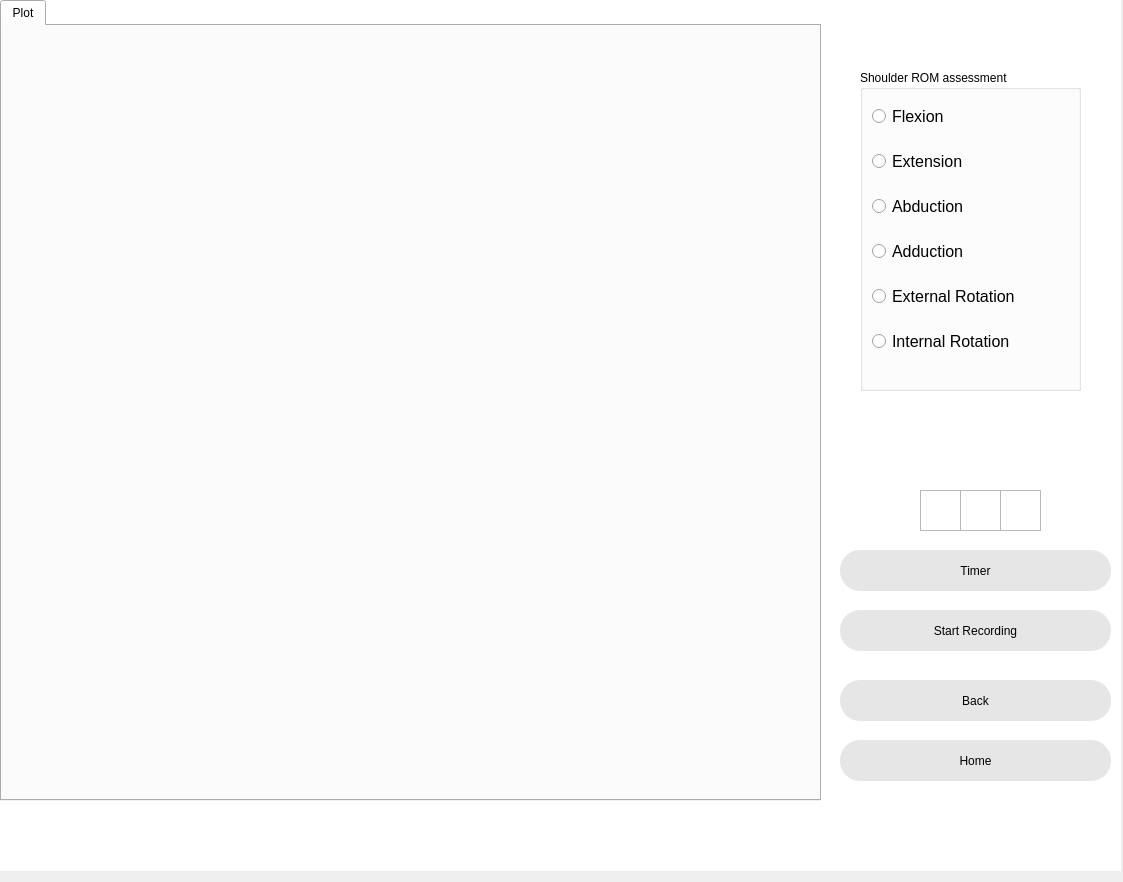
<?xml version="1.0" encoding="UTF-8"?>
<ui version="4.0">
 <class>Dialog</class>
 <widget class="QDialog" name="Dialog">
  <property name="geometry">
   <rect>
    <x>0</x>
    <y>0</y>
    <width>1123</width>
    <height>882</height>
   </rect>
  </property>
  <property name="windowTitle">
   <string>Dialog</string>
  </property>
  <widget class="QWidget" name="widget" native="true">
   <property name="geometry">
    <rect>
     <x>0</x>
     <y>0</y>
     <width>1121</width>
     <height>871</height>
    </rect>
   </property>
   <property name="autoFillBackground">
    <bool>false</bool>
   </property>
   <property name="styleSheet">
    <string notr="true">QWidget#widget{
background-color: qlineargradient(spread:pad, x1:0, y1:0, x2:1, y2:1, stop:0 rgba(255, 255, 255, 255), stop:1 rgba(255, 255, 255, 255));}</string>
   </property>
   <widget class="QPushButton" name="startrecording">
    <property name="geometry">
     <rect>
      <x>840</x>
      <y>610</y>
      <width>271</width>
      <height>41</height>
     </rect>
    </property>
    <property name="styleSheet">
     <string notr="true">border-radius:20px;
font: 16pt &quot;MS Shell Dlg 2&quot;;
font: 14pt &quot;MS Shell Dlg 2&quot;;
background-color: rgb(230, 230, 230);</string>
    </property>
    <property name="text">
     <string>Start Recording</string>
    </property>
   </widget>
   <widget class="QLabel" name="label_3">
    <property name="geometry">
     <rect>
      <x>430</x>
      <y>230</y>
      <width>281</width>
      <height>231</height>
     </rect>
    </property>
    <property name="styleSheet">
     <string notr="true"/>
    </property>
    <property name="text">
     <string/>
    </property>
    <property name="pixmap">
     <pixmap>cmc-logo1.jpg</pixmap>
    </property>
    <property name="scaledContents">
     <bool>true</bool>
    </property>
   </widget>
   <widget class="QTabWidget" name="plot">
    <property name="geometry">
     <rect>
      <x>0</x>
      <y>0</y>
      <width>821</width>
      <height>801</height>
     </rect>
    </property>
    <property name="currentIndex">
     <number>0</number>
    </property>
    <widget class="QWidget" name="tab">
     <attribute name="title">
      <string>Plot</string>
     </attribute>
    </widget>
   </widget>
   <widget class="QPushButton" name="timer">
    <property name="geometry">
     <rect>
      <x>840</x>
      <y>550</y>
      <width>271</width>
      <height>41</height>
     </rect>
    </property>
    <property name="styleSheet">
     <string notr="true">border-radius:20px;
font: 16pt &quot;MS Shell Dlg 2&quot;;
font: 14pt &quot;MS Shell Dlg 2&quot;;
background-color: rgb(230, 230, 230);</string>
    </property>
    <property name="text">
     <string>Timer</string>
    </property>
   </widget>
   <widget class="QTextEdit" name="hour">
    <property name="geometry">
     <rect>
      <x>920</x>
      <y>490</y>
      <width>41</width>
      <height>41</height>
     </rect>
    </property>
    <property name="html">
     <string>&lt;!DOCTYPE HTML PUBLIC &quot;-//W3C//DTD HTML 4.0//EN&quot; &quot;http://www.w3.org/TR/REC-html40/strict.dtd&quot;&gt;
&lt;html&gt;&lt;head&gt;&lt;meta name=&quot;qrichtext&quot; content=&quot;1&quot; /&gt;&lt;style type=&quot;text/css&quot;&gt;
p, li { white-space: pre-wrap; }
&lt;/style&gt;&lt;/head&gt;&lt;body style=&quot; font-family:'MS Shell Dlg 2'; font-size:8.25pt; font-weight:400; font-style:normal;&quot;&gt;
&lt;p style=&quot;-qt-paragraph-type:empty; margin-top:0px; margin-bottom:0px; margin-left:0px; margin-right:0px; -qt-block-indent:0; text-indent:0px;&quot;&gt;&lt;br /&gt;&lt;/p&gt;&lt;/body&gt;&lt;/html&gt;</string>
    </property>
   </widget>
   <widget class="QTextEdit" name="min">
    <property name="geometry">
     <rect>
      <x>960</x>
      <y>490</y>
      <width>41</width>
      <height>41</height>
     </rect>
    </property>
   </widget>
   <widget class="QTextEdit" name="sec">
    <property name="geometry">
     <rect>
      <x>1000</x>
      <y>490</y>
      <width>41</width>
      <height>41</height>
     </rect>
    </property>
    <property name="html">
     <string>&lt;!DOCTYPE HTML PUBLIC &quot;-//W3C//DTD HTML 4.0//EN&quot; &quot;http://www.w3.org/TR/REC-html40/strict.dtd&quot;&gt;
&lt;html&gt;&lt;head&gt;&lt;meta name=&quot;qrichtext&quot; content=&quot;1&quot; /&gt;&lt;style type=&quot;text/css&quot;&gt;
p, li { white-space: pre-wrap; }
&lt;/style&gt;&lt;/head&gt;&lt;body style=&quot; font-family:'MS Shell Dlg 2'; font-size:8.25pt; font-weight:400; font-style:normal;&quot;&gt;
&lt;p style=&quot;-qt-paragraph-type:empty; margin-top:0px; margin-bottom:0px; margin-left:0px; margin-right:0px; -qt-block-indent:0; text-indent:0px;&quot;&gt;&lt;br /&gt;&lt;/p&gt;&lt;/body&gt;&lt;/html&gt;</string>
    </property>
   </widget>
   <widget class="QPushButton" name="back2">
    <property name="geometry">
     <rect>
      <x>840</x>
      <y>680</y>
      <width>271</width>
      <height>41</height>
     </rect>
    </property>
    <property name="styleSheet">
     <string notr="true">border-radius:20px;
font: 16pt &quot;MS Shell Dlg 2&quot;;
font: 14pt &quot;MS Shell Dlg 2&quot;;
background-color: rgb(230, 230, 230);</string>
    </property>
    <property name="text">
     <string>Back</string>
    </property>
   </widget>
   <widget class="QGroupBox" name="groupBox">
    <property name="geometry">
     <rect>
      <x>860</x>
      <y>70</y>
      <width>221</width>
      <height>321</height>
     </rect>
    </property>
    <property name="title">
     <string>Shoulder ROM assessment</string>
    </property>
    <widget class="QWidget" name="verticalLayoutWidget">
     <property name="geometry">
      <rect>
       <x>12</x>
       <y>20</y>
       <width>191</width>
       <height>281</height>
      </rect>
     </property>
     <layout class="QVBoxLayout" name="verticalLayout">
      <item>
       <widget class="QRadioButton" name="flexion">
        <property name="font">
         <font>
          <pointsize>12</pointsize>
         </font>
        </property>
        <property name="text">
         <string>Flexion</string>
        </property>
       </widget>
      </item>
      <item>
       <widget class="QRadioButton" name="extension">
        <property name="font">
         <font>
          <pointsize>12</pointsize>
         </font>
        </property>
        <property name="text">
         <string>Extension</string>
        </property>
       </widget>
      </item>
      <item>
       <widget class="QRadioButton" name="abduction">
        <property name="font">
         <font>
          <pointsize>12</pointsize>
         </font>
        </property>
        <property name="text">
         <string>Abduction</string>
        </property>
       </widget>
      </item>
      <item>
       <widget class="QRadioButton" name="adduction">
        <property name="font">
         <font>
          <pointsize>12</pointsize>
         </font>
        </property>
        <property name="text">
         <string>Adduction</string>
        </property>
       </widget>
      </item>
      <item>
       <widget class="QRadioButton" name="e_rotation">
        <property name="font">
         <font>
          <pointsize>12</pointsize>
         </font>
        </property>
        <property name="text">
         <string>External Rotation</string>
        </property>
       </widget>
      </item>
      <item>
       <widget class="QRadioButton" name="i_rotation">
        <property name="font">
         <font>
          <pointsize>12</pointsize>
         </font>
        </property>
        <property name="text">
         <string>Internal Rotation</string>
        </property>
       </widget>
      </item>
     </layout>
    </widget>
   </widget>
   <widget class="QPushButton" name="home">
    <property name="geometry">
     <rect>
      <x>840</x>
      <y>740</y>
      <width>271</width>
      <height>41</height>
     </rect>
    </property>
    <property name="styleSheet">
     <string notr="true">border-radius:20px;
font: 16pt &quot;MS Shell Dlg 2&quot;;
font: 14pt &quot;MS Shell Dlg 2&quot;;
background-color: rgb(230, 230, 230);</string>
    </property>
    <property name="text">
     <string>Home</string>
    </property>
   </widget>
  </widget>
 </widget>
 <resources/>
 <connections/>
</ui>
